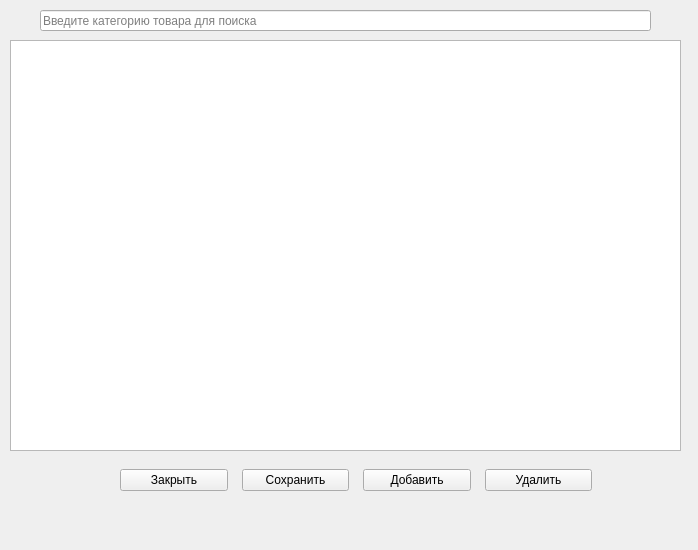
<?xml version="1.0" encoding="UTF-8"?>
<ui version="4.0">
 <class>MyTableForm</class>
 <widget class="QWidget" name="MyTableForm">
  <property name="geometry">
   <rect>
    <x>0</x>
    <y>0</y>
    <width>698</width>
    <height>550</height>
   </rect>
  </property>
  <property name="windowTitle">
   <string>Редактор товаров</string>
  </property>
  <widget class="QTableView" name="tableView">
   <property name="geometry">
    <rect>
     <x>10</x>
     <y>40</y>
     <width>671</width>
     <height>411</height>
    </rect>
   </property>
  </widget>
  <widget class="QWidget" name="horizontalLayoutWidget">
   <property name="geometry">
    <rect>
     <x>-30</x>
     <y>450</y>
     <width>772</width>
     <height>61</height>
    </rect>
   </property>
   <layout class="QHBoxLayout" name="buttonss">
    <property name="spacing">
     <number>14</number>
    </property>
    <property name="leftMargin">
     <number>150</number>
    </property>
    <property name="rightMargin">
     <number>150</number>
    </property>
    <item>
     <widget class="QPushButton" name="closeButton2">
      <property name="text">
       <string>Закрыть</string>
      </property>
     </widget>
    </item>
    <item>
     <widget class="QPushButton" name="saveButton">
      <property name="text">
       <string>Сохранить</string>
      </property>
     </widget>
    </item>
    <item>
     <widget class="QPushButton" name="addButton">
      <property name="text">
       <string>Добавить</string>
      </property>
     </widget>
    </item>
    <item>
     <widget class="QPushButton" name="deleteButton">
      <property name="text">
       <string>Удалить</string>
      </property>
     </widget>
    </item>
   </layout>
  </widget>
  <widget class="QLabel" name="labeltable">
   <property name="geometry">
    <rect>
     <x>0</x>
     <y>1</y>
     <width>698</width>
     <height>550</height>
    </rect>
   </property>
   <property name="text">
    <string/>
   </property>
  </widget>
  <widget class="QLineEdit" name="searchLineEdit">
   <property name="geometry">
    <rect>
     <x>40</x>
     <y>10</y>
     <width>611</width>
     <height>21</height>
    </rect>
   </property>
   <property name="placeholderText">
    <string>Введите категорию товара для поиска</string>
   </property>
  </widget>
  <zorder>labeltable</zorder>
  <zorder>tableView</zorder>
  <zorder>horizontalLayoutWidget</zorder>
  <zorder>searchLineEdit</zorder>
 </widget>
 <resources/>
 <connections/>
</ui>
